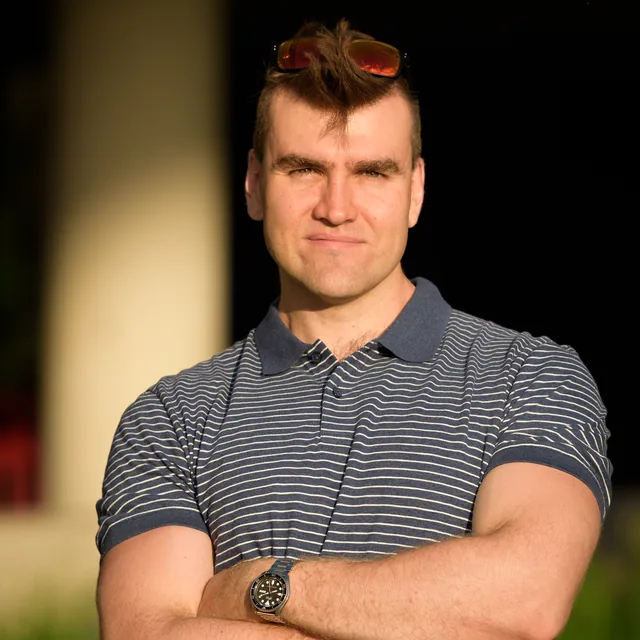
#> input picture site/assets/img/person.webp, 640 x 640 px
$ python upscale_png.py ../../site/assets/img/person.webp ../../site/assets/img/person.webp
#> lines starting #> are read from the running program, lines starting #| are printed output that depends on the picture
#!/usr/bin/env python3
"""Upscale one image 2x with Real-ESRGAN, tiling by hand, writing a lossless PNG.

usage: ~/.local/opt/realesrgan/venv/bin/python -I upscale_png.py <input.png> <output.png>

Adapted from reklaamikampaania/market-research/.claude/skills/upscale-photos/upscale.py (same hand
tiling, because realesrgan-ncnn-vulkan's own tiling scrambles tiles on this GPU); the only change is
that the result is a PNG, not a lossy WebP, so the grade and export steps start from lossless data.
Runs fully on this machine; nothing is uploaded.
"""
import os, shutil, subprocess, sys, tempfile
from PIL import Image

src, out = sys.argv[1], sys.argv[2]
R = os.path.expanduser('~/.local/opt/realesrgan')
CORE, PAD, S = 384, 32, 4          # core tile, overlap padding (px, source), model scale
W = tempfile.mkdtemp(prefix='upscale-')
try:
    im = Image.open(src).convert('RGB')
#> im is the input picture: PIL image 640x640 RGB; mean R, G, B 106.1, 85, 65.5
    w, h = im.size
#> w = 640; h = 640
    os.makedirs(W + '/in'); os.makedirs(W + '/out')
    boxes = []
    for y in range(0, h, CORE):
        for x in range(0, w, CORE):
            cx1, cy1 = min(x + CORE, w), min(y + CORE, h)
            b = (max(x - PAD, 0), max(y - PAD, 0), min(cx1 + PAD, w), min(cy1 + PAD, h))
            im.crop(b).save(f'{W}/in/{len(boxes):04d}.png')
            boxes.append((x, y, cx1, cy1, b))
#> this loop made 2 passes
#> pass 1, `im.crop(b).save(f'{W}/in/{len(boxes):04d}.png')`:
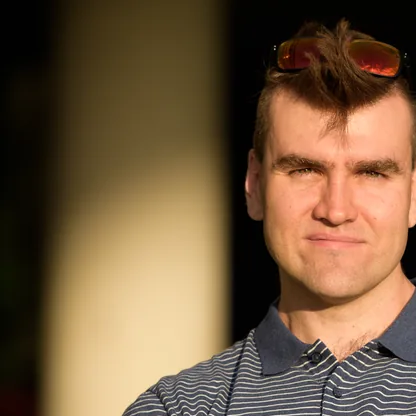
#> saved as 0000.png: PIL image 416x416 RGB; mean R, G, B 115.1, 90, 63.3
#> pass 1, `im.crop(b).save(f'{W}/in/{len(boxes):04d}.png')`:
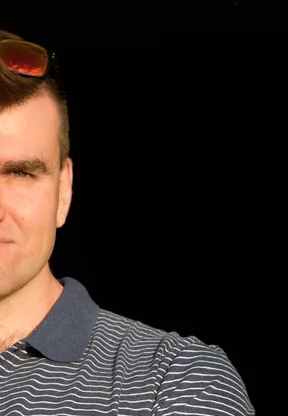
#> saved as 0001.png: PIL image 288x416 RGB; mean R, G, B 49.8, 40.2, 35.5
#> pass 2, `im.crop(b).save(f'{W}/in/{len(boxes):04d}.png')`:
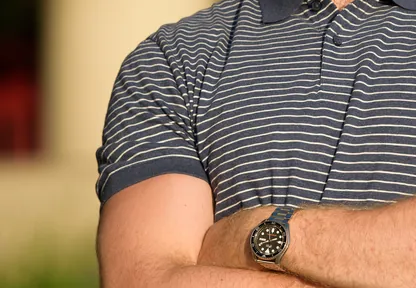
#> saved as 0002.png: PIL image 416x288 RGB; mean R, G, B 144.1, 120.2, 99.4
#> pass 2, `im.crop(b).save(f'{W}/in/{len(boxes):04d}.png')`:
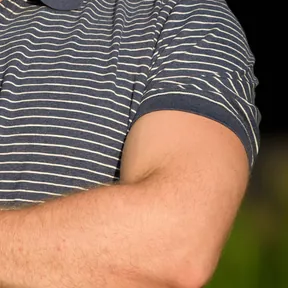
#> saved as 0003.png: PIL image 288x288 RGB; mean R, G, B 139.7, 114.8, 98.2
#> after the loop, boxes = [(0, 0, 384, 384, (0, 0, 416, 416)), (384, 0, 640, 384, (352, 0, 640, 416)), (0, 384, 384, 640, (0, 352, 416, 640)), (384, 384, 640, 640, (352, 352, 640, 640))]
    subprocess.run([R + '/realesrgan-ncnn-vulkan', '-i', W + '/in', '-o', W + '/out',
                    '-n', 'realesrgan-x4plus', '-s', str(S), '-t', '512', '-m', R + '/models', '-f', 'png'],
                   check=True, stdout=subprocess.DEVNULL, stderr=subprocess.DEVNULL)
#> (this line was passed over: subprocess is not available in this run)
    canvas = Image.new('RGB', (w * S, h * S))
#> canvas: PIL image 2560x2560 RGB; every value is 0
    for n, (x, y, cx1, cy1, b) in enumerate(boxes):
#> (the run stopped early here; a loop or call above may not have finished)
